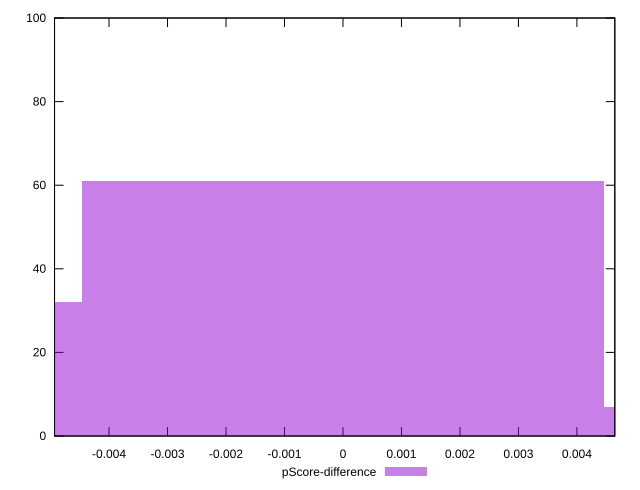

This figure's gnuplot source:
reset

$pScoreDifference <<EOF
0 61
-0.008919012844451816 32
0.008919012844451816 7
EOF

set key outside below
set boxwidth 0.008919012844451816
set xrange [-0.004931822957321863:0.004648231415178894]
set yrange [0:100]
set trange [0:100]
set style fill transparent solid 0.5 noborder
set terminal svg size 640, 490 enhanced background rgb 'white'
set output "report_00023_2021-02-20T12:14:57.249Z/max-potential-fid/samples/pages+cached+noadtech+nomedia/pScore-difference/histogram.svg"

plot $pScoreDifference title "pScore-difference" with boxes

reset
